Frame 1 (no input): blank canvas, image omitted
Frame 60 (the mouse pressed at the canvas centre just before this capture): blank canvas, image omitted
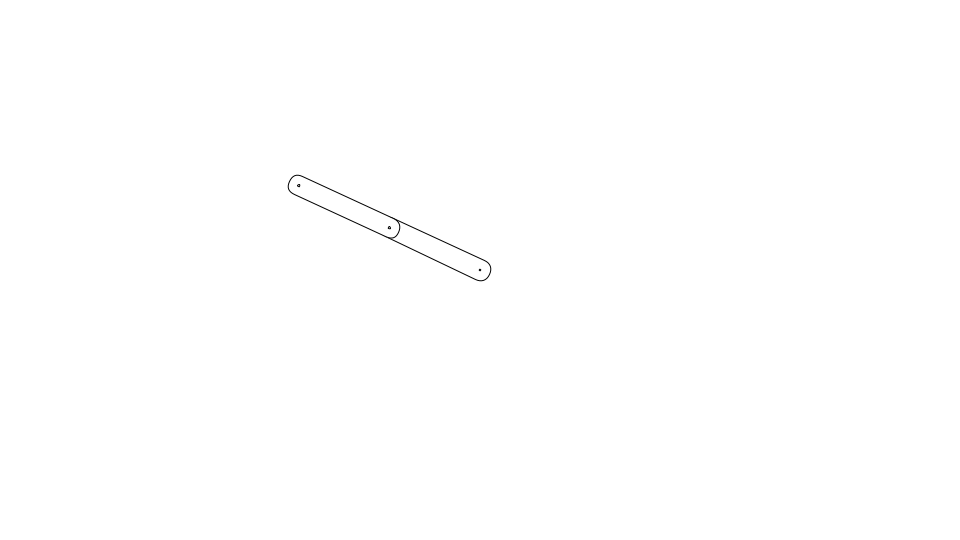
Frame 120 (the mouse held since frame 60 and released just before this capture)

The Processing sketch whose frames 1 and 60 were blank and that drew this single picture after the mouse press (run headless with seeded random() and noise(); from frame 60 on, the mouse is pressed at the canvas centre):

// Processing sketch: TwoSegmentDrag
// ── TwoSegmentDrag.pde
Segment segment0;
Segment segment1;

void setup() {
  size(960, 540);
  frameRate(30);
  initialize();
}

void initialize() {
  smooth();
  
  segment0 = new Segment(100, 20);    
  segment1 = new Segment(100, 20);
  segment1.x = width/2;
  segment1.y = height/2;
}

void draw() {
  background(255);

  drag(segment0, mouseX, mouseY);
  drag(segment1, segment0.x, segment0.y);
      
  segment0.update();
  segment1.update();
}

void drag(Segment segment, float xpos, float ypos) {
  float dx = xpos - segment.x;
  float dy = ypos - segment.y;
  float angle = atan2(dy, dx);
  segment.rotation = angle * 180 / PI;
  float w = segment.getPin().x - segment.x;
  float h = segment.getPin().y - segment.y;
  segment.x = xpos - w;
  segment.y = ypos - h;
}

////////////////////////////////

class Segment extends Sprite {
  float segmentWidth, segmentHeight;
  float vx, vy;
  
  Segment(float segmentWidth, float segmentHeight) {
    super();
    this.segmentWidth = segmentWidth;
    this.segmentHeight = segmentHeight;
  }
  
  void draw() {
    rect(-segmentHeight / 2,  -segmentHeight / 2, segmentWidth + segmentHeight, segmentHeight, segmentHeight, segmentHeight, segmentHeight, segmentHeight);
    ellipse(0, 0, 2, 2);
    ellipse(segmentWidth, 0, 2, 2);
  }
  
  Point getPin() {
    float angle = rotation * PI / 180;
    float xPos = x + cos(angle) * segmentWidth;
    float yPos = y + sin(angle) * segmentWidth;
    return new Point(xPos, yPos);  
  }
}

////////////////////////////////

class Sprite extends Object {
  float x, y;
  float scaleX, scaleY;
  float width, height;
  float rotation;
  boolean visible;
  color strokeColor;
  color fillColor;
  Boolean isStroke;
  Boolean isFill;
  Boolean isRollOver;
  Boolean locked;
  float xoff, yoff;
 
  Sprite() {
    super();
    scaleX = 1.0;
    scaleY = 1.0;
    strokeColor = color(0);
    fillColor = color(0);
    isStroke = false;
    isFill = false;
    isRollOver = false;
    locked = false;
    visible = true;
  }
  
  void update() {
    if(! visible) return;
    pushMatrix();
    if(locked){
      x = mouseX - xoff;
      y = mouseY - yoff;
    }  
    translate(x, y);
    scale(scaleX, scaleY);
    rotate(rotation * PI / 180.0);
    if(isStroke) stroke(strokeColor);
    if(isFill) fill(fillColor);
    draw();
    popMatrix();
  }
  
  void setStrokeColor(color strokeColor) {
    this.strokeColor = strokeColor;
    isStroke = true;
  }
  
  void setFillColor(color fillColor) {
    this.fillColor = fillColor;
    isFill = true;
  }
  
  void startDrag() {
    if(isRollOver){
      locked = true;
      xoff = mouseX - x;
      yoff = mouseY - y;
    }
  }
  
  void stopDrag() {
    locked = false;
  }
  
  void draw() {}
}

////////////////////////////////

class Point extends Object {
  float x, y;
  
  Point(float x, float y) {
    super();
    this.x = x;
    this.y = y;
  }
}

////////////////////////////////

class Object {
  Object() {}
}
